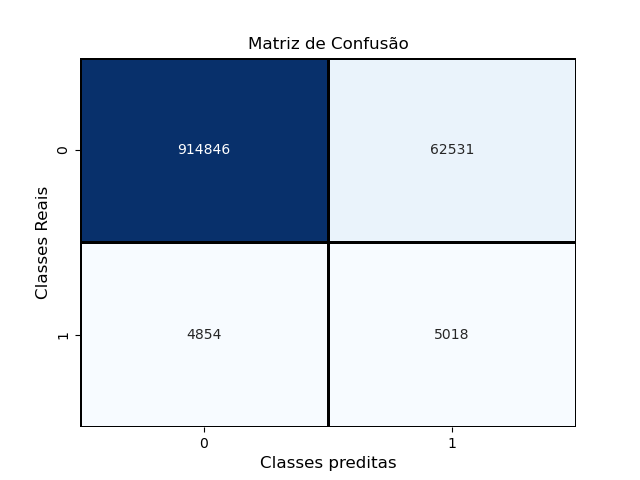

Recreate this plot in Python.
#import os 
#os.environ["tf_gpu_allocator"]="cuda_malloc_async"


from sklearn.model_selection import train_test_split
from sklearn.metrics import confusion_matrix
from sklearn.metrics import accuracy_score
from sklearn.metrics import classification_report

from imblearn.over_sampling import SMOTE

import numpy as np
import matplotlib.pyplot as plt
import pandas as pd

import heapq 
#os.environ["tf_gpu_allocator"]="cuda_malloc_async"



import math
import seaborn as sns


import tensorflow as tf
from tensorflow import keras

from keras.layers import Dense, Input, Dropout, BatchNormalization
from keras.models import Sequential
from keras.utils import to_categorical
from keras.optimizers import Adam
from keras.callbacks import EarlyStopping





# Enable logging to see which CPU cores or operations are being placed
#tf.debugging.set_log_device_placement(True)
def step_function(x):
    return int(x >= 0) 


BS=256 #Batch SIze
LR=0.0001 #Learning Rate
DF=0.3 #Dropout Freq
WT=100 #weight for VH error in class_weight
L1=1500 #Number of units in Hidden Layer 1
L2=1500 #Number of units in Hidden Layer 2
L3=1500 #Number of units in Hidden Layer 3

CW = {0: 1.0, 1: WT}

per=0.01 #percentagem de VH




#Training Bit
file_path = "training_bit.txt"

with open(file_path, 'r') as myfile:
    data_training = [list(line.strip()) for line in myfile] # Read each line, convert to a list of characters

#Create the DataFrame
X_treinamento_raw = pd.DataFrame(data_training).astype(int)
print(f"X_treinamento:\n{X_treinamento_raw.describe()}\n")
X_treinamento_raw=np.array(X_treinamento_raw)


#Validation Bit
file_path = "validation_bit.txt"

with open(file_path, 'r') as myfile:
    data_validation = [list(line.strip()) for line in myfile] # Read each line, convert to a list of characters

#Create the DataFrame
X_validacao = pd.DataFrame(data_validation).astype(int)
print(f"X_validacao:\n{X_validacao.describe()}\n")
X_validacao = np.array(X_validacao)

#Testing Bit
file_path = "testing_bit.txt"

with open(file_path, 'r') as myfile:
    data_testing = [list(line.strip()) for line in myfile] # Read each line, convert to a list of characters

#Create the DataFrame
X_teste = pd.DataFrame(data_testing).astype(int)
print(f"X_teste:\n{X_teste.describe()}\n")
X_teste=np.array(X_teste)



#Training Score
file_path = "training_score.txt"
y_treinamento_unravelled=pd.read_csv(file_path, header=None)
y_treinamento_unravelled.columns=['Score']
print(f"y_treinamento_unravelled:\n{y_treinamento_unravelled.describe()}\n")
y_treinamento=np.ravel(y_treinamento_unravelled)

y_treinamento_ar = heapq.nsmallest(math.floor(per*len(y_treinamento)), y_treinamento.T)
y_treinamento_lim = y_treinamento_ar[math.floor(per*len(y_treinamento))-1]
y_treinamento_VH_raw = np.array([1 if x<=y_treinamento_lim else 0 for x in y_treinamento.T])


smote = SMOTE(random_state=42)
X_treinamento, y_treinamento_VH = smote.fit_resample(X_treinamento_raw, y_treinamento_VH_raw)

# Temos 2 classes
# Converter o vetor de rótulos para uma matriz binária
# Alterar o conjunto de dados de rótulos para o formato de string binária 1-de-N (one-hot encoding)
# Teremos uma rede neural com 2 neurônios na camada de saída
#y_treinamento_VH = to_categorical(y_treinamento_VH)


#Validation Score
file_path = "validation_score.txt"
y_validacao_unravelled=pd.read_csv(file_path, header=None)
y_validacao_unravelled.columns=['Score']
print(f"y_validacao_unravelled:\n{y_validacao_unravelled.describe()}\n")
y_validacao=np.ravel(y_validacao_unravelled)

y_validacao_ar = heapq.nsmallest(math.floor(per*len(y_validacao)), y_validacao.T)
y_validacao_lim = y_validacao_ar[math.floor(per*len(y_validacao))-1]
y_validacao_VH = np.array([1 if x<=y_validacao_lim else 0 for x in y_validacao.T])

# Temos 2 classes
# Converter o vetor de rótulos para uma matriz binária
# Alterar o conjunto de dados de rótulos para o formato de string binária 1-de-N (one-hot encoding)
# Teremos uma rede neural com 2 neurônios na camada de saída
#y_validacao_VH = to_categorical(y_validacao_VH)

#Testing Score
file_path = "testing_score.txt"
y_teste_unravelled=pd.read_csv(file_path, header=None)
y_teste_unravelled.columns=['Score']
print(f"y_teste_unravelled:\n{y_teste_unravelled.describe()}\n")
y_teste=np.ravel(y_teste_unravelled)

y_teste_ar = heapq.nsmallest(math.floor(per*len(y_teste)), y_teste.T)
y_teste_lim = y_teste_ar[math.floor(per*len(y_teste))-1]
y_teste_VH = np.array([1 if x<=y_teste_lim else 0 for x in y_teste.T])

# Temos 2 classes
# Converter o vetor de rótulos para uma matriz binária
# Alterar o conjunto de dados de rótulos para o formato de string binária 1-de-N (one-hot encoding)
# Teremos uma rede neural com 2 neurônios na camada de saída
#y_teste_VH = to_categorical(y_teste_VH)






#num_objetos num_colunas
num_objetos, num_colunas = X_treinamento.shape


#Treino teste
#X_treino, X_teste, y_treino, y_teste = train_test_split(previsoes_df, previsoes_VH, test_size = 0.3, random_state = 42)
                                                                  
                                                                  
#Treinamento Validação
#X_treinamento, X_validacao, y_treinamento, y_validacao = train_test_split(X_treino, y_treino, test_size=0.2, random_state=42)


## Topologia da Rede Neural
# - relu:  função de ativação ReLU: f(x) = max(0, x)
# - softmax: cada neurônio de saída receberá uma probabilidade

modelo = Sequential()
modelo.add(Input(shape=(num_colunas,)))
modelo.add(Dense(units=L1,name='camada_escondida_1', activation='relu'))
modelo.add(BatchNormalization()) #Evita loss nan
modelo.add(Dropout(DF))
modelo.add(Dense(units=L2,name='camada_escondida_2', activation='relu'))
modelo.add(BatchNormalization())
modelo.add(Dropout(DF))
modelo.add(Dense(units=L3,name='camada_escondida_3', activation='sigmoid'))
modelo.add(BatchNormalization())
modelo.add(Dropout(DF))
modelo.add(Dense(units=1, name='camada_saida', activation='sigmoid')) #Ou é Virtual hit ou não é
modelo.add(BatchNormalization())
modelo.add(Dropout(DF))


## Parâmetros da Rede Neural
#  optimizer = algoritmo para atualizar os pesos baseado no loss:
#       Ex. 'adam', 'sgd', 'rmsprop'
#  loss = cálculo do erro.
#       Ex.: 'mean_squared_error','categorical_crossentropy', 'binary_crossentropy'
#  metrics = lista de métricas para avaliar o modeloL

#custom_adam = tf.keras.optimizers.Adam(learning_rate=LR, clipnorm=1.0)  # Customizando para definir a learning_rate

#sgd_optimizer = keras.optimizers.SGD(learning_rate=0.01, momentum=0.9)

sgd_optimizer = keras.optimizers.SGD(
    learning_rate=LR,
    momentum=0.9,
    nesterov=True,
    weight_decay=1e-4  # Automatically applies L2 penalty to weights
)


modelo.compile(optimizer = sgd_optimizer,
               loss = tf.keras.losses.BinaryCrossentropy(from_logits=True),
               metrics = ['accuracy', keras.metrics.Precision(), tf.keras.metrics.Recall()])

modelo.summary()






#Treinamento da Rede Neural

# 150 épocas

# Define the early stopping callback
#early_stopping = EarlyStopping(
#    monitor='val_loss',     # Watch the validation loss
#    min_delta=0.001,        # Minimum change to qualify as an improvement
#    patience=10,             # Number of epochs to tolerate oscillation/no improvement
#    restore_best_weights=True, # Revert to the best model weights after stopping
#    verbose=0
#)


# Atenção para o conjunto de validação.

modelo.fit(X_treinamento,
           y_treinamento_VH,
           batch_size = BS,
           epochs = 150,
           class_weight=CW,
           validation_data = (X_validacao, y_validacao_VH)#, 
           #callbacks=[early_stopping]
           )


#Salvar modelo
sv_pth='BS_'+str(BS)+'_LR_'+str(LR)+'_DF_'+str(DF)+'_WT_'+str(WT)+'_'+str(L1)+'_'+str(L2)+'_'+str(L3)
#sv_pth='BS_'+str(BS)+'_LR_'+str(LR)+'_WT_'+str(WT)+'_'+str(L1)+'_'+str(L2)+'_'+str(L3)
modelo.save('./Resultados class/'+sv_pth+'/'+sv_pth+'.h5')


#Extração de previsões
previsoes = modelo.predict(X_teste)

y_previsao_matrix = [step_function(t-0.5) for t in previsoes]
y_teste_matrix = [step_function(t-0.5) for t in y_teste_VH]


# Acurácia do Modelo avaliada no Conjunto de Dados de teste:
accuracy = accuracy_score(y_teste_matrix, y_previsao_matrix)
print("Acurácia no conjunto de teste ( previsões Corretas / todas as previsões  ):\n", accuracy)



#Matriz de confusão - tabela com desempenho do modelo
confusao = confusion_matrix(y_teste_matrix, y_previsao_matrix)
print("Matriz de Confusão no Conjunto de Teste (Classes reais x Classes preditas):")

print("Matriz de Confusão")
print(confusao)

# Matriz de Confusão - representação mais informativa e didática
print("\n\n Matriz de Confusão")
sns.heatmap(
    confusao,
    annot=True,          # Show números nas células
    fmt='d',             # Números como inteiros
    cmap='Blues',        # Paleta de cores
    cbar=False,          # Remover barra à direita
    linewidths=1,        # Adicionar borda
    linecolor='black'    # Cor da borda
)
plt.xlabel('Classes preditas', fontsize=12)
plt.ylabel('Classes Reais', fontsize=12)
plt.title('Matriz de Confusão', fontsize=12)
plt.show()

#https://stackoverflow.com/questions/54141663/how-can-i-solve-error-allocation-exceeds-10-of-system-memory-on-keras
